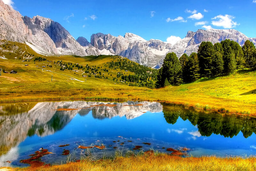
#> input picture taller5/images/paisaje.png, 256 x 171 px, shrunk from 800 x 533 before the run
$ jupyter execute taller5.ipynb
#> lines starting #> are read from the running program, lines starting #| are printed output that depends on the picture
# Preguntas del taller 5

1. Desarrollar una función basada en ciclos que permita aplicar
filtros paso bajo de promedio a una imagen. Los argumentos de
entrada son la imagen, la máscara y la salida es la imagen
filtrada. Observar los resultados obtenidos al aplicar el filtro a la
una imagen en escala de grises para las siguientes máscaras:

2. Desarrollar una función basada en ciclos que permita aplicar
filtros paso bajo de la media (3x3 y 5x5) a una imagen. El
argumento de entrada es la imagen y la salida es la imagen
filtrada. Observar los resultados obtenidos al aplicar el filtro a
una imagen en escala de grises.

3. Desarrollar una función basada en ciclos que permita aplicar
filtros paso bajo de la mediana (3x3 y 5x5) a una imagen. El
argumento de entrada es la imagen y la salida es la imagen
filtrada. Observar los resultados obtenidos al aplicar el filtro a
una imagen en escala de grises. Usar cualquier imagen en
escala de grises.

4. Desarrollar una función basada en ciclos que permita aplicar
filtros paso alto con una máscara (3x3 y 5x5) a una imagen. El
argumento de entrada es la imagen y la salida es la imagen
filtrada. Observar los resultados obtenidos al aplicar el filtro a
una imagen en escala de grises.

5. Aplicar el filtro de la mediana a la imagen en escala de grises,
luego aplicar el filtro paso alto. Aparece la imagen
minimizada, pero con bordes bien definidos. Posteriormente,
aplicar al filtro paso alto a la imagen original y comparar los
resultados.

[cell 1]
import numpy as np
import matplotlib.pyplot as plt
import cv2
import os

os.makedirs('results', exist_ok=True)

## Punto 1
Desarrollar una función basada en ciclos que permita aplicar
filtros paso bajo de promedio a una imagen. Los argumentos de
entrada son la imagen, la máscara y la salida es la imagen
filtrada. Observar los resultados obtenidos al aplicar el filtro a la
una imagen en escala de grises para las siguientes máscaras:

[cell 2]
# mascaras

mascara1 = np.ones((3, 3))/9

mascara2 = np.ones((5, 5))/25

mascara3 = np.array([[1, 2, 1], [2, 4, 2], [1, 2, 1]])/16


def filtro_promedio(imagen, mascara):
    # Dimensiones imagen
    filas_imagen, columnas_imagen = imagen.shape
    # Dimensiones mascara
    filas_mascara, columnas_mascara = mascara.shape

    #extension de la mascara, por ejemplo, si la mascara es de 3x3, la extension es 1, si es de 5x5, la extension es 2
    extension_fila = filas_mascara // 2
    extension_columna = columnas_mascara // 2

    # Crear imagen de salida copia de la original, y no modificamos bordes, por eso se hace una copia de la imagen original
    imagen_filtrada = imagen.astype(np.float64).copy()

    # Recorrer cada pixel de la imagen
    for fila_imagen in range(extension_fila, filas_imagen - extension_fila):
        for columna_imagen in range(extension_columna, columnas_imagen - extension_columna):
            suma = 0 # la suma de los pixeles multiplicados por el peso de la mascara
            # Recorrer cada pixel de la mascara
            for fila_mascara in range(filas_mascara):
                for columna_mascara in range(columnas_mascara):
                    # obtenemos pixeles de la imagen, esto se hace sumando la posicion de la mascara a la posicion de la imagen, y restando la extension de la mascara
                    pixel = int(imagen[fila_imagen + fila_mascara - extension_fila, columna_imagen + columna_mascara - extension_columna])

                    # obtenemos el peso de la mascara, esto se hace obteniendo el valor de la mascara en la posicion de la mascara
                    peso = mascara[fila_mascara, columna_mascara]
                    suma += pixel * peso # multiplicamos el pixel por el peso de la mascara y lo sumamos a la suma total

            imagen_filtrada[fila_imagen, columna_imagen] = suma

    return np.clip(imagen_filtrada, 0, 255).astype(np.uint8)

[cell 3]
imagen = cv2.imread('images/paisaje.png', cv2.IMREAD_GRAYSCALE)
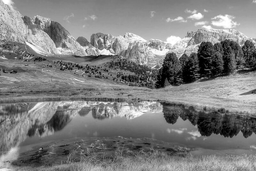
#> imagen: shape (171, 256); min 0, max 255, mean 126.2

print("Tamaño de la imagen:", imagen.shape)
#| Tamaño de la imagen: (171, 256)

# Aplicar filtro promedio con mascara 1
imagen_filtrada1 = filtro_promedio(imagen, mascara1)
#> after the loop in filtro_promedio, `for fila_imagen in range(extension_fila, filas_imagen - extension_fila):`:
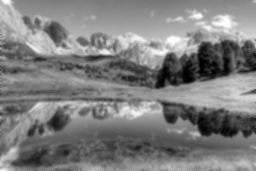
#> imagen_filtrada: shape (171, 256) float64; min 0, max 255, mean 126.2
# Aplicar filtro promedio con mascara 2
imagen_filtrada2 = filtro_promedio(imagen, mascara2)
# Aplicar filtro promedio con mascara 3
imagen_filtrada3 = filtro_promedio(imagen, mascara3)

imagenes = [imagen, imagen_filtrada1, imagen_filtrada2, imagen_filtrada3]
titulos = ['Imagen Original', 'Filtro Promedio 3x3', 'Filtro Promedio 5x5', 'Filtro Ponderado 3x3']
# Mostrar imagen original y filtradas
fig, axs = plt.subplots(2,2, figsize=(12, 8))

for a, img, titulo in zip(axs.flat, imagenes, titulos):
    a.imshow(img, cmap='gray', vmin=0, vmax=255)
    a.set_title(titulo)
    a.axis('off')
#> this loop made 4 passes
#> titulo on passes 1 to 4: 'Imagen Original', 'Filtro Promedio 3x3', 'Filtro Promedio 5x5', 'Filtro Ponderado 3x3'

plt.tight_layout()
plt.savefig('results/resultado_filtro_promedio.png')
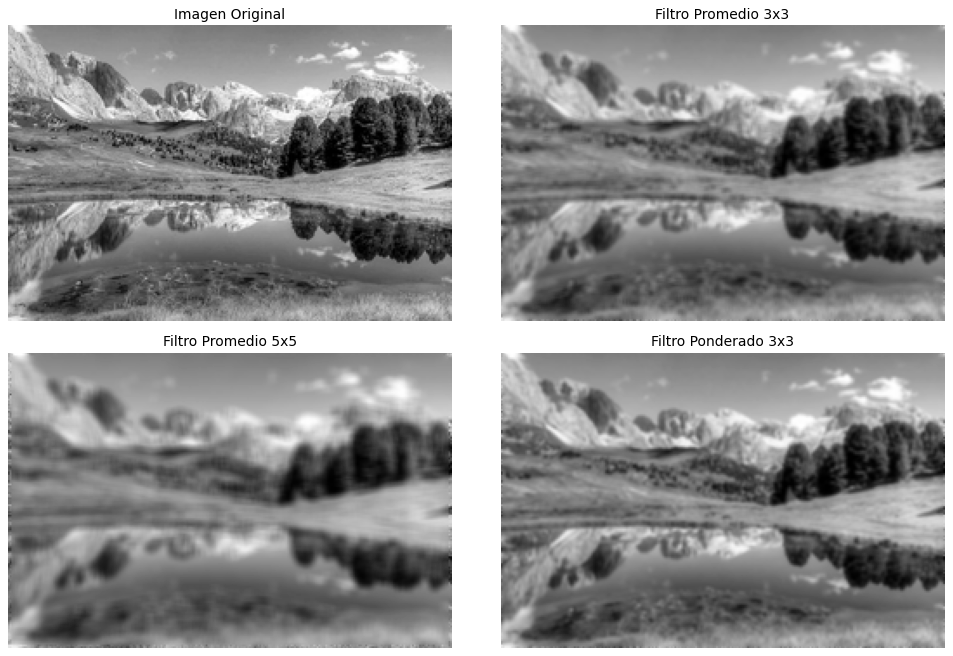
#> figure drawn by matplotlib, 4 panels
plt.show()

### Análisis de resultados — Punto 1

Se implementó una función de filtrado paso bajo utilizando ciclos for y se aplicaron tres máscaras sobre una imagen en escala de grises.

Al comparar los resultados, se observa que la máscara ponderada de 3×3 produce el menor suavizado y conserva mejor los detalles y bordes de las montañas, los árboles y sus reflejos en el agua.

Por otra parte, la máscara de promedio uniforme de 3×3 genera un suavizado mayor que la ponderada, haciendo que los bordes de los árboles y las montañas pierdan un poco más de definición. Finalmente, la máscara de 5×5 produce el desenfoque más evidente, con una mayor pérdida de detalles.

Estas diferencias se deben tanto al tamaño de la máscara como a la distribución de sus pesos. En la máscara ponderada, el píxel central tiene mayor importancia, por lo que se conservan mejor algunas características de la imagen original.

En conclusión, los filtros paso bajo reducen las variaciones de intensidad entre píxeles vecinos, produciendo un efecto de suavizado. Sin embargo, también pueden provocar una pérdida de detalles y definición de los bordes. En este caso, el filtro ponderado de 3×3 ofreció el mejor equilibrio entre suavizado y conservación de los detalles de la imagen.

## Punto2
Desarrollar una función basada en ciclos que permita aplicar
filtros paso bajo de la media (3x3 y 5x5) a una imagen. El
argumento de entrada es la imagen y la salida es la imagen
filtrada. Observar los resultados obtenidos al aplicar el filtro a
una imagen en escala de grises.

[cell 4]
# Funcion para aplicar filtro de media a una imagen
def filtro_media(imagen, tamano):
#> called with tamano = 3
    if tamano % 2 == 0 or tamano < 1:
        raise ValueError("El tamaño de la máscara debe ser un número impar y mayor que 0.")
    # Dimensiones imagen
    filas_imagen, columnas_imagen = imagen.shape
#> filas_imagen = 171; columnas_imagen = 256

    #extension de la mascara
    extension = tamano // 2

    # Copia imagen original
    imagen_filtrada = imagen.astype(np.float64).copy()

    # Recorrer cada pixel de la imagen
    for fila_imagen in range(extension, filas_imagen - extension):
        for columna_imagen in range(extension, columnas_imagen - extension):
            suma = 0
            for i in range(-extension, extension + 1): # ej si es 3x3, extension = 1, entonces i va de -1 a 1
                for j in range(-extension, extension + 1):
                    pixel = int(imagen[fila_imagen + i, columna_imagen + j])
                    suma += pixel

            imagen_filtrada[fila_imagen, columna_imagen] = suma / (tamano * tamano)

    return np.clip(imagen_filtrada, 0, 255).astype(np.uint8)

[cell 5]
imagen = cv2.imread('images/paisaje.png', cv2.IMREAD_GRAYSCALE)

imagen_filtrada_3x3 = filtro_media(imagen, 3)
imagen_filtrada_5x5 = filtro_media(imagen, 5)

imagenes = [imagen, imagen_filtrada_3x3, imagen_filtrada_5x5]
titulos = ['Imagen Original', 'Filtro Media 3x3', 'Filtro Media 5x5']
# Mostrar imagen original y filtradas

fig, axs = plt.subplots(1, 3, figsize=(15, 5))

for a, img, titulo in zip(axs.flat, imagenes, titulos):
    a.imshow(img, cmap='gray', vmin=0, vmax=255)
    a.set_title(titulo)
    a.axis('off')
#> this loop made 3 passes

plt.tight_layout()
plt.savefig('results/resultado_filtro_media.png')
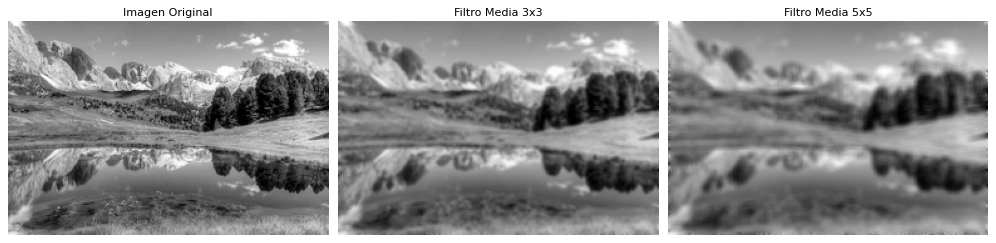
#> figure drawn by matplotlib, 3 panels
plt.show()

### Análisis de resultados — Punto 2

Se implementó una función para aplicar filtros de media de 3×3 y 5×5 mediante ciclos `for`, calculando el promedio de los valores de los píxeles de cada vecindad.

Al observar los resultados, se evidencia que el filtro de media 3×3 produce un suavizado ligero, conservando gran parte de los detalles de las montañas, los árboles y sus reflejos en el agua.

Por otro lado, el filtro de media 5×5 genera un desenfoque mayor, haciendo que los bordes de las montañas, los árboles y algunos detalles de la vegetación pierdan más definición.

**En conclusión**, los filtros de media permiten suavizar una imagen al reducir las variaciones de intensidad entre píxeles vecinos. Se observa que, al aumentar el tamaño de la ventana, el suavizado es mayor, pero también se pierde más información de los detalles y bordes de la imagen.

## Punto 3
Desarrollar una función basada en ciclos que permita aplicar
filtros paso bajo de la mediana (3x3 y 5x5) a una imagen. El
argumento de entrada es la imagen y la salida es la imagen
filtrada. Observar los resultados obtenidos al aplicar el filtro a
una imagen en escala de grises. Usar cualquier imagen en
escala de grises.

[cell 6]
def filtro_mediana(imagen, tamano):
#> called with tamano = 3
    if tamano % 2 == 0 or tamano < 1:
        raise ValueError("El tamaño de la máscara debe ser un número impar y mayor que 0.")

    filas_imagen, columnas_imagen = imagen.shape
#> filas_imagen = 171; columnas_imagen = 256

    # Calcular el radio de la máscara
    extension = tamano // 2

    # Copia de la imagen
    imagen_filtrada = imagen.copy()

    # Recorrer cada pixel de la imagen
    for fila_imagen in range(extension, filas_imagen - extension):
        for columna_imagen in range(extension, columnas_imagen - extension):
            #Extraer vecinos
            vecinos = []
            for i in range(-extension, extension + 1):
                for j in range(-extension, extension + 1):
                    pixel = int(imagen[fila_imagen + i, columna_imagen + j])
                    vecinos.append(pixel)

            # Calcular la mediana
            vecinos.sort()

            mediana = vecinos[len(vecinos) // 2]
            imagen_filtrada[fila_imagen, columna_imagen] = mediana

    return imagen_filtrada

[cell 7]
# Aplicar filtro de mediana 3x3
imagen_mediana3 = filtro_mediana(imagen, 3)

# Aplicar filtro de mediana 5x5
imagen_mediana5 = filtro_mediana(imagen, 5)

# Mostrar resultados
imagenes = [imagen, imagen_mediana3, imagen_mediana5]

titulos = [
    "Imagen Original",
    "Filtro Mediana 3x3",
    "Filtro Mediana 5x5"
]

fig, axs = plt.subplots(1, 3, figsize=(15, 5))

for ax, img, titulo in zip(axs, imagenes, titulos):
    ax.imshow(img, cmap="gray", vmin=0, vmax=255)
    ax.set_title(titulo)
    ax.axis("off")
#> this loop made 3 passes

plt.tight_layout()
plt.savefig("results/resultado_filtro_mediana.png", dpi=150)
plt.show()

### Análisis de resultados — Punto 3

Se implementó una función para aplicar filtros de mediana de 3×3 y 5×5 mediante ciclos `for`, ordenando los valores de los píxeles de cada vecindad y seleccionando el valor central.

Al observar los resultados, se evidencia que el filtro de mediana 3×3 produce cambios leves en la imagen, conservando gran parte de los detalles y bordes de las montañas, los árboles y sus reflejos en el agua.

Por otra parte, el filtro de mediana 5×5 genera un suavizado mayor, eliminando algunos detalles pequeños de la vegetación y las texturas, pero manteniendo relativamente bien los contornos principales de los objetos.

Las diferencias respecto a la imagen original no son muy pronunciadas, debido a que la fotografía no presenta una cantidad evidente de ruido impulsivo.

**En conclusión**, el filtro de mediana permite suavizar la imagen y reducir valores de intensidad aislados, conservando relativamente bien los bordes. Al aumentar el tamaño de la ventana, se eliminan más detalles pequeños, por lo que es importante elegir el tamaño según las características de la imagen.

## Punto 4.
Desarrollar una función basada en ciclos que permita aplicar
filtros paso alto con una máscara (3x3 y 5x5) a una imagen. El
argumento de entrada es la imagen y la salida es la imagen
filtrada. Observar los resultados obtenidos al aplicar el filtro a
una imagen en escala de grises.

[cell 8]
def filtro_paso_alto(imagen,mascara):
    # Dimensiones imagen
    filas_imagen, columnas_imagen = imagen.shape
#> filas_imagen = 171; columnas_imagen = 256
    # Dimensiones mascara
    filas_mascara, columnas_mascara = mascara.shape

    #extension de la mascara, por ejemplo, si la mascara es de 3x3, la extension es 1, si es de 5x5, la extension es 2
    extension_fila = filas_mascara // 2
    extension_columna = columnas_mascara // 2

    # Imagen se inicializa en 0 porque buscamos solo la respuesta pasa alto, y salida en float64 para evitar overflow, manejamos numeros negativos
    imagen_filtrada = np.zeros_like(imagen, dtype=np.float64)


    # Recorrer cada pixel de la imagen
    for fila_imagen in range(extension_fila, filas_imagen - extension_fila):
        for columna_imagen in range(extension_columna, columnas_imagen - extension_columna):
            suma = 0 # la suma de los pixeles multiplicados por el peso de la mascara
            # Recorrer cada pixel de la mascara
            for fila_mascara in range(filas_mascara):
                for columna_mascara in range(columnas_mascara):
                    # obtenemos pixeles de la imagen, esto se hace sumando la posicion de la mascara a la posicion de la imagen, y restando la extension de la mascara
                    pixel = float(imagen[fila_imagen + fila_mascara - extension_fila, columna_imagen + columna_mascara - extension_columna])

                    # obtenemos el peso de la mascara, esto se hace obteniendo el valor de la mascara en la posicion de la mascara
                    peso = mascara[fila_mascara, columna_mascara]
                    suma += pixel * peso # multiplicamos el pixel por el peso de la mascara y lo sumamos a la suma total

            imagen_filtrada[fila_imagen, columna_imagen] = suma
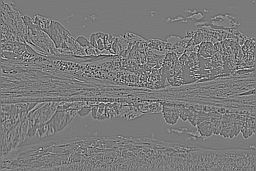
#> imagen_filtrada: shape (171, 256) float64; min -662, max 715, mean 0.1; drawn with min black and max white

    return imagen_filtrada

[cell 9]
mascara_alto3 = np.array([
    [-1, -1, -1],
    [-1,  8, -1],
    [-1, -1, -1]
])

mascara_alto5 = -np.ones((5, 5))
mascara_alto5[2, 2] = 24


imagen_alto3 = filtro_paso_alto(imagen, mascara_alto3)
imagen_alto5 = filtro_paso_alto(imagen, mascara_alto5)
#> after the loop in filtro_paso_alto (call 2), `for fila_imagen in range(extension_fila, filas_imagen - extension_fila):`:
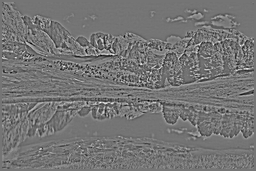
#> imagen_filtrada: shape (171, 256) float64; min -2387, max 2808, mean 0.5; drawn with min black and max white

imagen_alto3_visual = np.clip(
    np.abs(imagen_alto3), 0, 255
).astype(np.uint8)
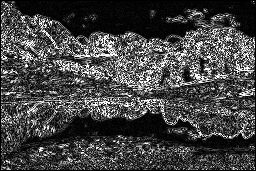
#> imagen_alto3_visual: shape (171, 256); min 0, max 255, mean 68.1

imagen_alto5_visual = np.clip(
    np.abs(imagen_alto5), 0, 255
).astype(np.uint8)
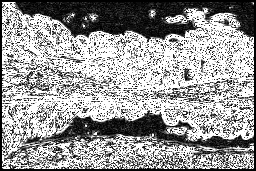
#> imagen_alto5_visual: shape (171, 256); min 0, max 255, mean 152.5

[cell 10]
imagenes = [
    imagen,
    imagen_alto3_visual,
    imagen_alto5_visual
]

titulos = [
    "Imagen Original",
    "Filtro Paso Alto 3x3",
    "Filtro Paso Alto 5x5"
]

fig, axs = plt.subplots(1, 3, figsize=(15, 5))

for ax, img, titulo in zip(axs, imagenes, titulos):
    ax.imshow(img, cmap="gray", vmin=0, vmax=255)
    ax.set_title(titulo)
    ax.axis("off")
#> this loop made 3 passes

plt.tight_layout()
plt.savefig("results/resultado_filtro_paso_alto.png", dpi=150)
plt.show()

[cell 11]
print("Respuesta máxima absoluta 3x3:",
      np.abs(imagen_alto3).max())
#| Respuesta máxima absoluta 3x3: 715.0

print("Respuesta máxima absoluta 5x5:",
      np.abs(imagen_alto5).max())
#| Respuesta máxima absoluta 5x5: 2808.0

print("Píxeles saturados 3x3:",
      np.count_nonzero(np.abs(imagen_alto3) > 255))
#| Píxeles saturados 3x3: 1691

print("Píxeles saturados 5x5:",
      np.count_nonzero(np.abs(imagen_alto5) > 255))
#| Píxeles saturados 5x5: 17312

### Análisis de resultados — Punto 4

Se implementó una función para aplicar filtros paso alto con máscaras de 3×3 y 5×5 mediante ciclos for, multiplicando los valores de los píxeles por los coeficientes de cada máscara y sumando los resultados.

Al observar las imágenes obtenidas, se evidencia que el filtro paso alto 3×3 destaca los bordes de las montañas, los árboles y algunas texturas de la vegetación. Por otra parte, las regiones más uniformes, como el cielo y algunas zonas del agua, aparecen oscuras debido a que presentan pocas variaciones de intensidad.

En el filtro paso alto 5×5 se observa una respuesta mucho más intensa, especialmente en las montañas, los árboles y el pasto. Esto se debe a que la máscara considera una vecindad mayor y utiliza coeficientes que pueden generar valores de mayor magnitud.

También se observa que algunas regiones aparecen casi completamente blancas, debido a que los valores que superan 255 se limitan a ese máximo durante la visualización.

En conclusión, los filtros paso alto permiten destacar los cambios bruscos de intensidad, haciendo más visibles los bordes y las texturas de la imagen. Sin embargo, la intensidad de los resultados depende de los coeficientes de la máscara y de la forma en que se visualizan los valores obtenidos.

Al analizar los valores obtenidos, se encontró que el filtro paso alto 3×3 produjo una respuesta máxima absoluta de 1.214 y 21.808 píxeles con magnitudes superiores a 255. Por su parte, el filtro 5×5 alcanzó una respuesta máxima absoluta de 3.802 y 152.985 píxeles superiores a ese límite.

Esto explica por qué la imagen filtrada con la máscara 5×5 presenta una mayor cantidad de regiones blancas. Al limitar los valores al rango de 0 a 255 para visualizarlos, las respuestas más intensas se saturan y dejan de distinguirse entre sí.

Por tanto, una mayor intensidad visual no significa necesariamente una mejor detección de bordes, ya que también depende de los coeficientes de la máscara y del tratamiento aplicado a los resultados.

## Punto 5
Aplicar el filtro de la mediana a la imagen en escala de grises,
luego aplicar el filtro paso alto. Aparece la imagen
minimizada, pero con bordes bien definidos. Posteriormente,
aplicar al filtro paso alto a la imagen original y comparar los
resultados.

[cell 12]
imagen = cv2.imread('images/paisaje.png', cv2.IMREAD_GRAYSCALE)

# Procedimiento 1: mediana y después paso alto
imagen_mediana = filtro_mediana(imagen, 3)

resultado_combinado = filtro_paso_alto(
    imagen_mediana, mascara_alto3
)
#> after the loop in filtro_paso_alto (call 3), `for fila_imagen in range(extension_fila, filas_imagen - extension_fila):`:
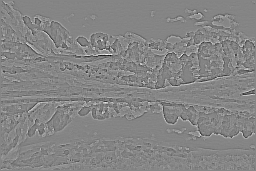
#> imagen_filtrada: shape (171, 256) float64; min -491, max 449, mean 0.1; drawn with min black and max white

# Procedimiento 2: paso alto directo
resultado_directo = filtro_paso_alto(
    imagen, mascara_alto3
)

# Preparar visualizaciones
combinado_visual = np.clip(
    np.abs(resultado_combinado), 0, 255
).astype(np.uint8)
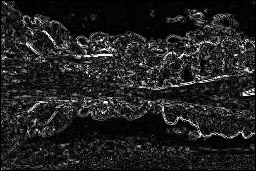
#> combinado_visual: shape (171, 256); min 0, max 255, mean 33.5

directo_visual = np.clip(
    np.abs(resultado_directo), 0, 255
).astype(np.uint8)

[cell 13]
# visualización de resultados
imagenes = [
    imagen,
    combinado_visual,
    directo_visual
]

titulos = [
    "Imagen Original",
    "Mediana 3x3 + Paso Alto 3x3",
    "Paso Alto 3x3 Directo"
]

fig, axs = plt.subplots(1, 3, figsize=(15, 5))

for ax, img, titulo in zip(axs, imagenes, titulos):
    ax.imshow(img, cmap="gray", vmin=0, vmax=255)
    ax.set_title(titulo)
    ax.axis("off")
#> this loop made 3 passes
#> titulo on passes 1 to 3: 'Imagen Original', 'Mediana 3x3 + Paso Alto 3x3', 'Paso Alto 3x3 Directo'

plt.tight_layout()
plt.savefig("results/resultado_mediana_paso_alto.png", dpi=150)
plt.show()
